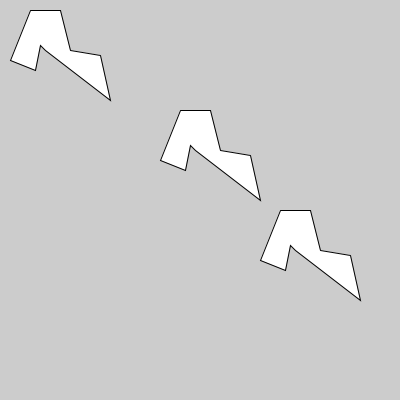
Frame 1 (no input)
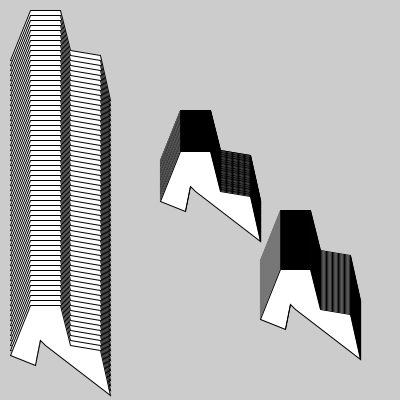
Frame 60 (the mouse pressed at the canvas centre just before this capture)
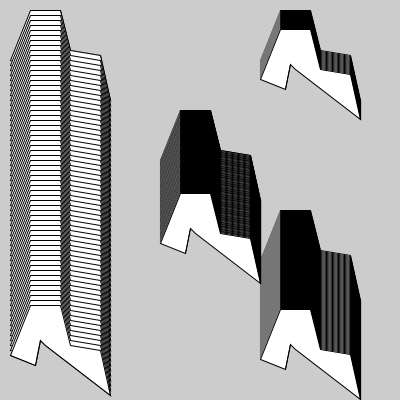
Frame 120 (the mouse held since frame 60 and released just before this capture)

The Processing sketch that drew these frames (run headless with seeded random() and noise(); from frame 60 on, the mouse is pressed at the canvas centre):

// Processing sketch: aula18_g2_ex07
// ── aula18_g2_ex07.pde
Arte a,a1,a2;
void setup(){
size(400,400);
a = new Arte(0,0,5);
a1 = new Arte(150,100,0.7);
a2 = new Arte(250,200,1);
}
void draw(){
a.anima();
a1.anima();
a2.anima();
}

// ── nova.pde
class Arte {
  float x, y, v;
  Arte(float x, float y, float v) {
    this.x=x;
    this.y=y;
    this.v=v;
  }
  void desenho() {
    beginShape();
    vertex(30, 10); //a
    vertex(60, 10); //b
    vertex(70, 50); //c
    vertex(100, 55); //d
    vertex(110, 100); //e
    vertex(45, 50); //f
    vertex(40, 45); //g
    vertex(35, 70); //h
    vertex(10, 60); //i
    endShape(CLOSE);
  }
  void anima(){
    pushMatrix();
    translate(this.x, this.y);
    desenho();
    popMatrix();
    this.y=this.y+this.v;
    if(this.y >=300){
      this.y=0;
    }
  }
}
